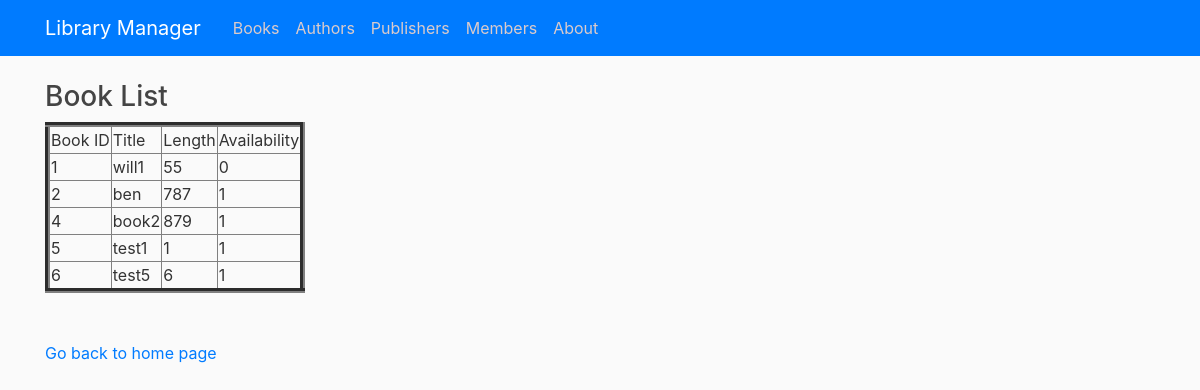
Before: /view with the older database file.
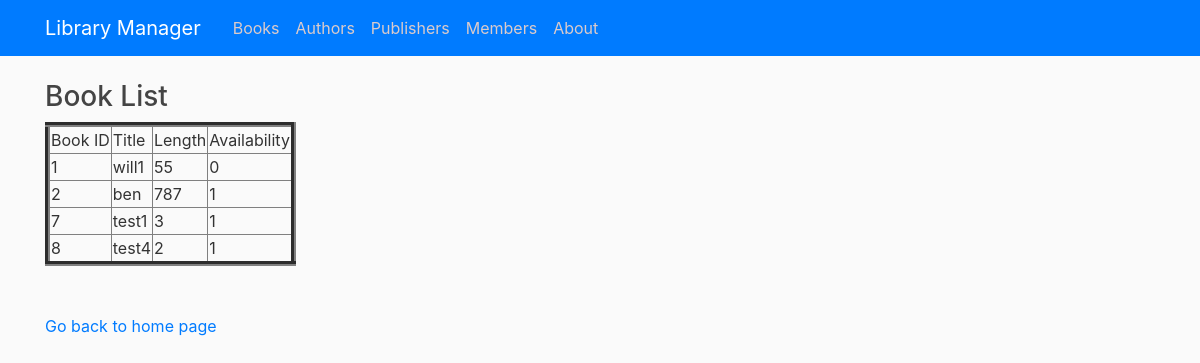
After: the same page with the newer database file.
### tables this page shows
CREATE TABLE Books (bookId INTEGER PRIMARY KEY AUTOINCREMENT, title TEXT NOT NULL, length INTEGER NOT NULL, availability BOOLEAN NOT NULL CHECK(availability IN (0, 1)));

### library/routes.py (the view)
@app.route("/view")
def view():
    con = sqlite3.connect("book.db")
    con.row_factory = sqlite3.Row
    cur = con.cursor()
    cur.execute("select * from Books")
    rows = cur.fetchall()
    return render_template("view.html",rows = rows)

### library/templates/view.html (shortened to what this page needs)
{% extends "layout.html" %}
{% block content %}
<!DOCTYPE html>
<html>
<head>
</head>
<body>
    <h3>Book List</h3>
    <table border=5>
        <thead>
            <td>Book ID</td>
            <td>Title</td>
            <td>Length</td>
            <td>Availability</td>
        </thead>
        {% for row in rows %}
        <tr>
            <td>{{row["bookId"]}}</td>
            <td>{{row["title"]}}</td>
            <td>{{row["length"]}}</td>
            <td>{{row["availability"]}}</td>
        </tr>
        {% endfor %}
    </table>
    <br><br>
    <a href="/">Go back to home page</a>
</body>
</html>
{% endblock content %}

### library/templates/layout.html (shortened to what this page needs)
<!DOCTYPE html>
<html>
<head>
    <link rel="stylesheet" href="https://maxcdn.bootstrapcdn.com/bootstrap/4.0.0/css/bootstrap.min.css"
>
    <link rel="stylesheet" type="text/css" href="{{ url_for('static', filename='main.css') }}">
</head>
<body>
    <header class="site-header">
        <nav class="navbar navbar-expand-md navbar-dark bg-primary fixed-top">
            <div class="container">
                <a class="navbar-brand mr-4" href="/">Library Manager</a>
                <div class="collapse navbar-collapse" id="navbarToggle">
                    <div class="navbar-nav mr-auto">
                        <a class="nav-item nav-link" href="{{ url_for('view') }}">Books</a>
                        <a class="nav-item nav-link" href="{{ url_for('view_authors') }}">Authors</a>
                        <a class="nav-item nav-link" href="{{ url_for('view_publishers') }}">Publishers</a>
                        <a class="nav-item nav-link" href="{{ url_for('view_members') }}">Members</a>
                        <a class="nav-item nav-link" href="{{ url_for('about') }}">About</a>
                    </div>
                </div>
            </div>
        </nav>
    </header>
    <main role="main" class="container">
        <div class="row">
            <div class="col-md-8">
                {% block content %}{% endblock %}
            </div>
        </div>
    </main>
</body>
</html>

### library/static/main.css (style rules this page uses)
body { background: #fafafa; color: #333333; margin-top: 5rem; }
h1, h2, h3, h4, h5, h6 { color: #444444; }
.site-header .navbar-nav .nav-link { color: #dbcbcb; }

Changed rows visible on the page:
removed Books: bookId "4", title "book2", length "879", availability "1"
removed Books: bookId "5", title "test1", length "1", availability "1"
removed Books: bookId "6", title "test5", length "6", availability "1"
added Books: bookId "7", title "test1", length "3", availability "1"
added Books: bookId "8", title "test4", length "2", availability "1"
